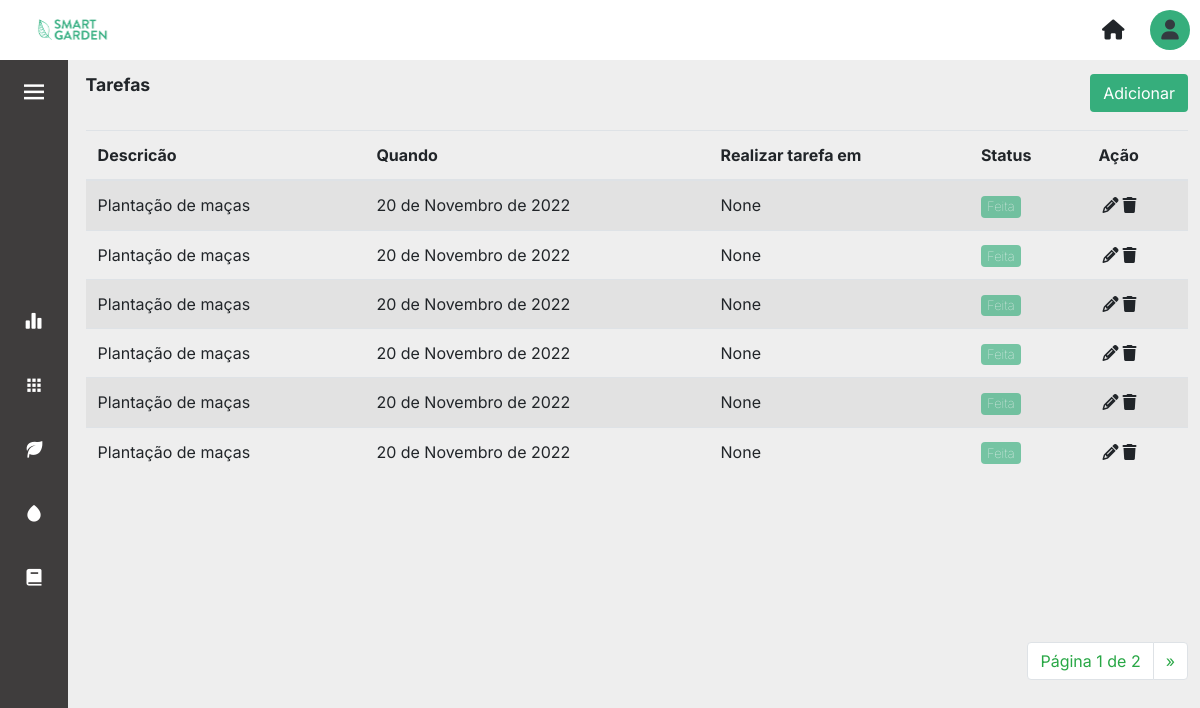
Before: /tarefas/ (signed in) with the older database file.
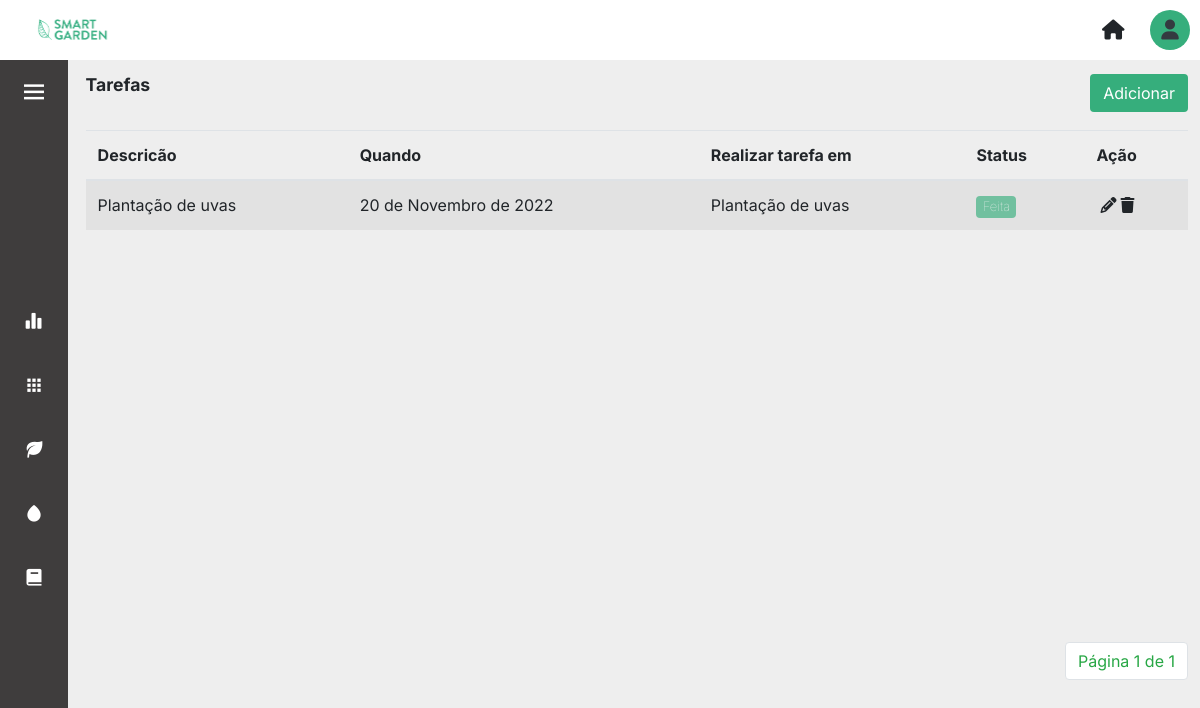
After: the same page with the newer database file.
### core/models.py (models this page shows, shortened)
class Tarefa(models.Model):
    descricao = models.CharField(max_length=100)
    data = models.DateField(default=datetime.today)
    tipoTarefa = models.TextField(choices=Tipos_Tarefa.choices, max_length=20, null=True, default=0)
    areacultivo = models.ForeignKey(AreaCultivo, on_delete=models.CASCADE, null=True, blank=True)
    plantacao = models.ForeignKey(Plantacao, on_delete=models.CASCADE, null=True, blank=True)
    concluida = models.BooleanField(blank=False, null=False, default=False)

class Plantacao(models.Model):
    descricao = models.CharField(max_length=100)
    qntDiasColheita = models.IntegerField(null=True)
    qntPlantada = models.IntegerField(null=True)
    qntColhida = models.IntegerField(null=True, blank=True, default=0)
    dtPlantio = models.DateField(default=datetime.today)
    categoria = models.TextField(choices=Tipos_Categorias.choices, max_length=20, null=True, default=0)
    areacultivo = models.ForeignKey(AreaCultivo, on_delete=models.CASCADE, null=True)
    colhida = models.BooleanField(null=False, default=False)
    def __str__(self):
        return self.descricao

### core/views.py (the view)
# urls.py: path('tarefas/' ,views.tarefas, name='tarefas'),
def tarefas(request):
    tarefas = Tarefa.objects.all()
    paginator = Paginator(tarefas, 6)
    page = request.GET.get('page')
    tarefas = paginator.get_page(page)
    contexto = {
        'tarefas': tarefas
    }
    return render(request, 'tarefas.html', contexto)

### templates/tarefas.html (shortened to what this page needs)
{% extends 'layout.html' %} {% load static %} {% block content %}
<div>
    <div class="d-flex align-items-center justify-content-between mb-3">
		<p class="title-page">Tarefas</p>
		<a href="{% url 'cadastrar_tarefas' %}"><button type="button" class="btn btn_salvar">Adicionar</button></a>
	</div>
<div class="table-content">
    <table class="table table-striped table-hover mt-3">
        <thead class="border-botton border-secondary">
            <tr class>
                <th scope="col">Descricão</th>
                <th scope="col">Quando</th>
                <th scope="col">Realizar tarefa em</th>
                <th scope="col">Status</th>
                <th scope="col"></i>Ação</th>
            </tr>
        </thead>
        <tbody>
            {% for tarefa in tarefas %}
            <tr>
                <td>{{tarefa.descricao}}</td>
                <td>{{tarefa.data}}</td>
                {% if tarefa.tipoTarefa == 'PLANTACAO'%}
                <td>{{tarefa.plantacao}}</td>
                {% elif tarefa.tipoTarefa == 'AREA'%}
                <td>{{tarefa.areacultivo}}</td>
                {%else%}
                <td> - </td>
                {%endif%}
                <td>{% if tarefa.concluida == 0 %}
                    <a href="{% url 'update_tarefa_concluida' tarefa.id %}"><button class="badge btn btn-sm btn_tables btn_red"> A fazer </button></a>
                    {% else %}
                    <button class="badge btn btn-sm btn_tables btn_green disabled"> Feita</button>
                    {% endif %}
                </td>
                <td><a href="{% url 'update_tarefas' tarefa.id %}" class="m-1"><i class="fa-solid fa-pencil text-black"></i></a><a data-toggle="modal" data-target="#modal_confirm"><i class="fa-sharp fa-solid fa-trash text-black" data-toggle="modal fade" data-target="#exampleModal"></i></a></td>
            </tr>
            {% endfor %}
        </tbody>
    </table>
</div>
    <div class="container_pagination">
		<nav aria-label="Page-navigation">
			<ul class="pagination">
			<li class="page-item"><a class="page-link text-success" href="#">Página {{tarefas.number}} de {{tarefas.paginator.num_pages}}</a></li>
			{% if tarefas.has_next %}
				<li class="page-item">
					<a class="page-link text-success" href="?page={{tarefas.next_page_number}}" aria-label="Next">
					<span aria-hidden="true">&raquo;</span>
					</a>
				</li>
			{% endif %}
			</ul>
		</nav>
	</div>
</div>
{% endblock %}

### templates/layout.html (shortened to what this page needs)
{%load static%}
<!DOCTYPE html>
<html lang="pt-BR">
	<head>
		<link rel="stylesheet" href="https://cdn.jsdelivr.net/npm/bootstrap@4.6.2/dist/css/bootstrap.min.css">
		<link rel="stylesheet" href="{%static 'css/layout.css'%}" />
		<link rel="stylesheet" href="{%static 'css/layout_header.css'%}" />
		<link rel="stylesheet" href="{%static 'css/layout_sidebar.css'%}" />
		<link rel="stylesheet" href="{%static 'css/global.css'%}" />
		<link rel="stylesheet" href="{%static 'css/areas.css'%}" />
		<link rel="stylesheet" href="{%static 'css/forms.css'%}" />
		<link href="https://cdn.jsdelivr.net/npm/boxicons@latest/css/boxicons.min.css" rel="stylesheet" />
	</head>
	<body id="body-pd">
		<section class="layout">
			<header>{% include 'partials/_header.html' %}</header>
			<modal>{% include 'partials/_modal_usuario.html' %}</modal>
			<aside id="section-pd">{% include 'partials/_sidebar.html' %}</aside>
			<main id="main-ml">{% block content %} {% endblock %}</main>
		</section>
	</body>
</html>

### templates/partials/_header.html (shortened to what this page needs)
{%load static%}
<div>
	<div class="list-itens">
		<ul class="itens mb-0">
			<div>
				<li class="logo">
					<a href="{% url "inicio" %}"><img src="{%static 'img/LOGO.png'%}" alt="logo" height="38px" width="89,5px"/></a>
				</li>
			</div>
			<div>
				<li>
					<a href="{% url "inicio" %}"><i class="fa-solid fa-house"></i></a>
				</li>
				<li>
					<div class="circle">
						<div class="dropdown">
							<a href="#" data-toggle="dropdown"><i class="fa-solid fa-user text-dark" ></i></a>
				</li>
			</div>
		</ul>
	</div>
</div>

### templates/partials/_modal_usuario.html (shortened to what this page needs)
<div>

### templates/partials/_sidebar.html (shortened to what this page needs)
<div class="l-navbar" id="nav-bar">
	<nav class="nav">
		<div class="btn-toggle">
			<i class="bx bx-menu" id="btn-toggle"></i>
		</div>
		<div class="nav_list">
			<a href="{% url 'inicio' %}" class="nav_link link_sidebar" id="link_inicio">
				<i class="bx bxs-bar-chart-alt-2 nav_icon"></i>
			</a>
			<a href="{% url 'areas' %}" class="nav_link link_sidebar" id="link_areas">
				<i class="bx bxs-grid nav_icon"></i>
			</a>
			<a href="{% url 'plantacoes' %}" class="nav_link link_sidebar" id="link_plantacoes">
				<i class="bx bxs-leaf nav_icon"></i>
			</a>
			<a href="{% url 'irrigacoes' %}" class="nav_link link_sidebar" id="link_irrigacoes">
				<i class="bx bxs-droplet nav_icon"></i>
			</a>
			<a href="{% url 'tarefas' %}"class="nav_link link_sidebar" id="link_tarefas">
				<i class="bx bxs-book nav_icon"></i>
			</a>
		</div>
	</nav>
</div>

### static/css/layout.css (style rules this page uses)
body { background-color: var(--light-color); overflow: hidden; }
.layout { display: grid; grid-template-rows: auto auto; grid-template-areas: 'header' 'header' 'aside' 'main'; }
header { grid-area: header; width: 100%; position: fixed; z-index: 2; }
main { grid-area: main; min-height: 100vh; padding-bottom: 2rem; position: relative; transition: 0.5s; padding-top: 1rem; padding-left: calc(var(--nav-width) + 1.1rem); padding-right: 1%; background-color: var(--light-color); max-width: 100vw; }
aside { grid-area: aside; z-index: 1; margin-top: 3.5rem; }

### static/css/layout_header.css (style rules this page uses)
.itens { display: flex; align-items: center; padding: 10px; background-color: var(--white-color); list-style: none; font-size: 20px; justify-content: space-between; }
.itens li { display: inline-block; }
.itens li a { color: inherit; margin: 20px; }
.circle { display: flex; width: 40px; height: 40px; background-color: var(--green-secondary); border-radius: 25px; justify-content: center; align-items: center; }
.circle a i { color: var(--white-color); }

### static/css/layout_sidebar.css (style rules this page uses)
a { text-decoration: none; }
.btn-toggle { color: var(--white-color); font-size: 30px; cursor: pointer; margin-left: calc((var(--nav-width) - 30px) / 2); }
.l-navbar { position: fixed; top: 5; left: -30%; width: var(--nav-width); height: 100vh; background-color: var(--gray-dark); padding: 0.5rem 1rem 0 0; transition: 0.5s; z-index: 1; }
.nav { height: 70%; display: flex; flex-direction: column; justify-content: space-between; overflow: hidden; }
.nav_logo, .nav_link { display: grid; grid-template-columns: max-content max-content; align-items: center; column-gap: 1rem; padding: 0.5rem 0 0.5rem 1.5rem; }
.nav_link { position: relative; color: var(--white-color); margin-bottom: 1.5rem; transition: 0.3s; }
.nav_icon { font-size: 1.25rem; }
@media screen and (min-width: 350px) { .l-navbar { left: 0; padding: 1rem 1rem 0 0; } }

### static/css/global.css (style rules this page uses)
* { margin: 0; padding: 0; }
:root { --nav-width: 68px; --gray-dark: #3f3d3d; --green-primary: #0bd692; --green-secondary: #36ae7c; --red-color: #f46060; --white-color: #ffffff; --light-color: #eeeeee; --body-font: 'Inter', sans-serif; --title-font: 'Roboto' sans-serif; --font-name: 'Raleway', sans-serif; --normal-font-size: 1rem; --z-fixed: 100; }
body { position: relative; font-family: var(--body-font); font-size: var(--normal-font-size); transition: 0.5s; max-width: 100vw; }
.table-content { min-height: 60vh; }
.title-page { font-family: var(--title-font); font-weight: 700; font-size: 1.1rem; }
.container_pagination { margin-top: 2rem; display: flex; position: relative; justify-content: flex-end; }

### static/css/areas.css (style rules this page uses)
a { color: inherit; }

### static/css/forms.css (style rules this page uses)
.btn_tables, .btn_tables:hover { color: var(--white-color) !important; font-weight: 100; font-size: 13px; }
.btn_green { background-color: var(--green-secondary) !important; }
.btn_salvar, .btn_salvar:hover { background-color: var(--green-secondary) !important; color: var(--white-color) !important; float: right; margin-left: 0.5rem; }

Changed rows visible on the page:
removed Tarefa: descricao "Plantação de maças", data "20 de Novembro de 2022", areacultivo "None", concluida "Feita"
removed Tarefa: descricao "Plantação de maças", data "20 de Novembro de 2022", areacultivo "None", concluida "Feita"
removed Tarefa: descricao "Plantação de maças", data "20 de Novembro de 2022", areacultivo "None", concluida "Feita"
removed Tarefa: descricao "Plantação de maças", data "20 de Novembro de 2022", areacultivo "None", concluida "Feita"
removed Tarefa: descricao "Plantação de maças", data "20 de Novembro de 2022", areacultivo "None", concluida "Feita"
removed Tarefa: descricao "Plantação de maças", data "20 de Novembro de 2022", areacultivo "None", concluida "Feita"
added Tarefa: descricao "Plantação de uvas", data "20 de Novembro de 2022", plantacao "Plantação de uvas", concluida "Feita"
Other visible differences:
{{ tarefas.paginator.num_pages }}: "2" → "1"
